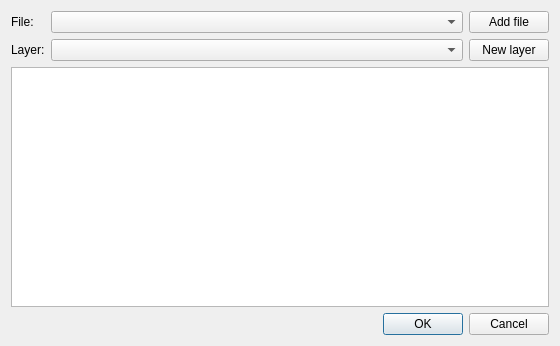
<?xml version="1.0" encoding="UTF-8"?>
<ui version="4.0">
 <class>VectorLayerDialog</class>
 <widget class="QDialog" name="VectorLayerDialog">
  <property name="geometry">
   <rect>
    <x>0</x>
    <y>0</y>
    <width>560</width>
    <height>346</height>
   </rect>
  </property>
  <property name="windowTitle">
   <string>Vector Layer Dialog</string>
  </property>
  <layout class="QGridLayout" name="gridLayout_2">
   <item row="0" column="0">
    <layout class="QGridLayout" name="gridLayout">
     <item row="1" column="0">
      <widget class="QLabel" name="layerLabel">
       <property name="text">
        <string>Layer:</string>
       </property>
      </widget>
     </item>
     <item row="1" column="1">
      <widget class="QComboBox" name="layerComboBox">
       <property name="sizePolicy">
        <sizepolicy hsizetype="Expanding" vsizetype="Fixed">
         <horstretch>0</horstretch>
         <verstretch>0</verstretch>
        </sizepolicy>
       </property>
      </widget>
     </item>
     <item row="0" column="0">
      <widget class="QLabel" name="fileLabel">
       <property name="text">
        <string>File:</string>
       </property>
      </widget>
     </item>
     <item row="1" column="2">
      <widget class="QPushButton" name="newLayerPushButton">
       <property name="text">
        <string>New layer</string>
       </property>
      </widget>
     </item>
     <item row="0" column="1">
      <widget class="QComboBox" name="fileComboBox">
       <property name="sizePolicy">
        <sizepolicy hsizetype="Expanding" vsizetype="Fixed">
         <horstretch>0</horstretch>
         <verstretch>0</verstretch>
        </sizepolicy>
       </property>
      </widget>
     </item>
     <item row="0" column="2">
      <widget class="QPushButton" name="addFilePushButton">
       <property name="text">
        <string>Add file</string>
       </property>
      </widget>
     </item>
    </layout>
   </item>
   <item row="1" column="0">
    <widget class="QTreeView" name="metadataTreeView">
     <property name="sizePolicy">
      <sizepolicy hsizetype="Expanding" vsizetype="Expanding">
       <horstretch>0</horstretch>
       <verstretch>0</verstretch>
      </sizepolicy>
     </property>
    </widget>
   </item>
   <item row="2" column="0">
    <layout class="QHBoxLayout" name="horizontalLayout">
     <item>
      <spacer name="horizontalSpacer">
       <property name="orientation">
        <enum>Qt::Horizontal</enum>
       </property>
       <property name="sizeHint" stdset="0">
        <size>
         <width>508</width>
         <height>20</height>
        </size>
       </property>
      </spacer>
     </item>
     <item>
      <widget class="QDialogButtonBox" name="buttonBox">
       <property name="orientation">
        <enum>Qt::Horizontal</enum>
       </property>
       <property name="standardButtons">
        <set>QDialogButtonBox::Cancel|QDialogButtonBox::Ok</set>
       </property>
      </widget>
     </item>
    </layout>
   </item>
  </layout>
 </widget>
 <resources/>
 <connections>
  <connection>
   <sender>buttonBox</sender>
   <signal>accepted()</signal>
   <receiver>VectorLayerDialog</receiver>
   <slot>accept()</slot>
   <hints>
    <hint type="sourcelabel">
     <x>248</x>
     <y>254</y>
    </hint>
    <hint type="destinationlabel">
     <x>157</x>
     <y>274</y>
    </hint>
   </hints>
  </connection>
  <connection>
   <sender>buttonBox</sender>
   <signal>rejected()</signal>
   <receiver>VectorLayerDialog</receiver>
   <slot>reject()</slot>
   <hints>
    <hint type="sourcelabel">
     <x>316</x>
     <y>260</y>
    </hint>
    <hint type="destinationlabel">
     <x>286</x>
     <y>274</y>
    </hint>
   </hints>
  </connection>
 </connections>
</ui>
